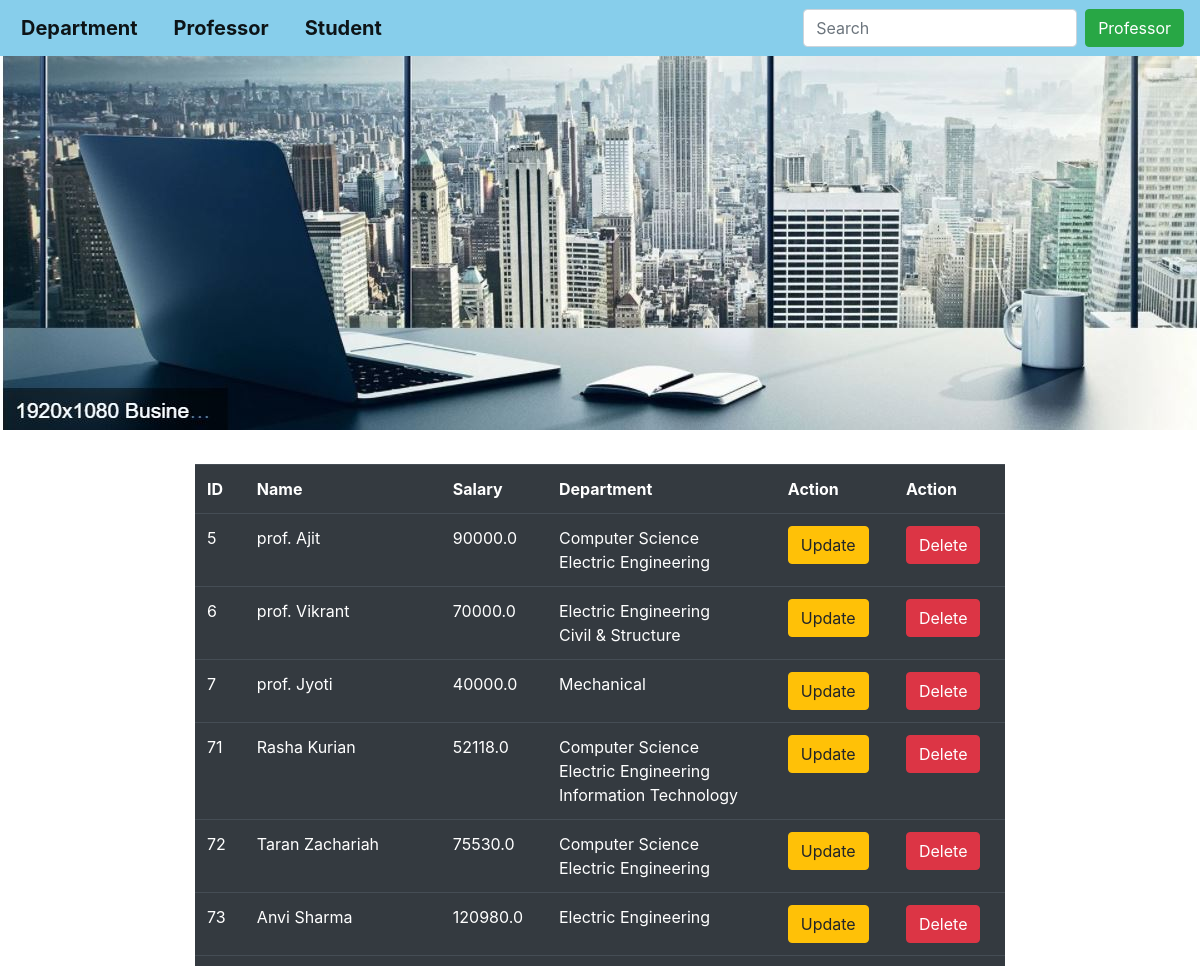
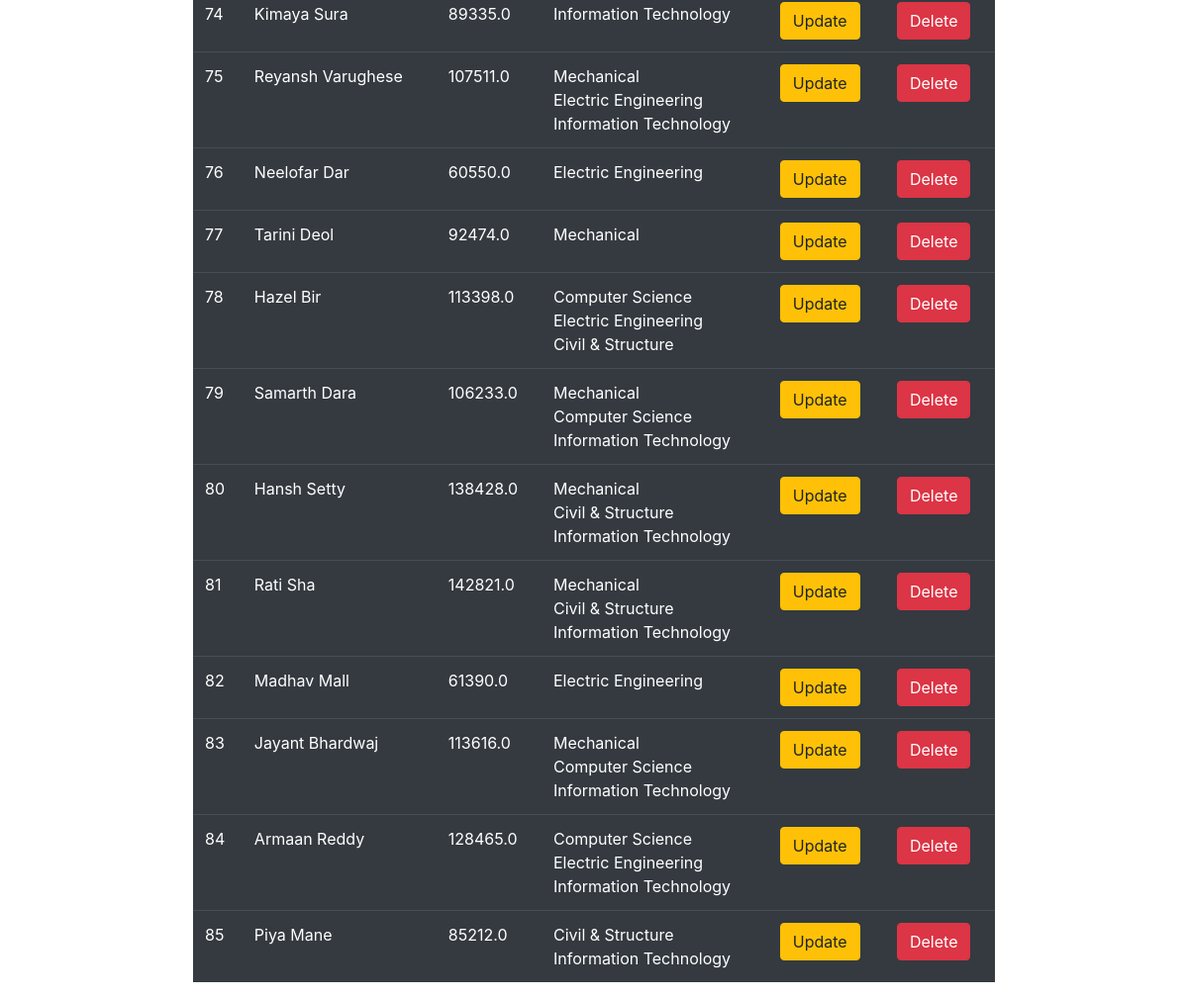
The app's page /fa/showProf/ with its own data (2 pictures, top to bottom).
### FirstApp/models.py (models this page shows, shortened)
class Professor(models.Model):
    department = models.ManyToManyField(Department,related_name='department_prof')
    prof_name = models.CharField(max_length=50)
    sal = models.FloatField()

class Department(models.Model):
    dept_Name = models.CharField(max_length=40,unique=True)
    intake = models.IntegerField()

### FirstApp/views.py (the view)
# urls.py: path('showProf/',views.ShowProfView,name='Show-Prof'),
def ShowProfView(request):
    prof_object = Professor.objects.all()
    if request.method == 'POST':
        prof_object = Professor.objects.filter(prof_name__icontains=request.POST['searchdata'])
    template_name = 'FirstApp/showProf.html'
    context = {'prof_object': prof_object}
    return render(request, template_name, context)

### templates/FirstApp/showProf.html (shortened to what this page needs)
{% extends 'layout.html' %}
{% block search %}
    <ul class="navbar-nav ml-auto ">
        <form method="post" class="form-inline mr-auto">
            <input class="form-control mr-sm-2" type="search" name="searchdata" placeholder="Search" aria-label="Search">
            <button class="btn btn-success " type="submit">Professor</button>
        </form>
    </ul>
{% endblock %}
{% block content %}
<div class="container" style="width:70%">
  <table class="table table-dark" >
    <tr>
      <th>ID</th>
      <th>Name</th>
      <th>Salary</th>
      <th>Department</th>
      <th>Action</th>
      <th>Action</th>
    </tr>
    {% for prof in prof_object %}
      <tr>
        <td>{{prof.id}}</td>
        <td>{{prof.prof_name}}</td>
        <td>{{prof.sal}}</td>
        <td>
          {% for dept in prof.department.all %}
            {{dept.dept_Name}}
            <br>
          {% endfor %}
        </td>
        <td><a href="{% url 'update_prof' prof.id %}"><button class="btn btn-warning">Update</button></a></td>
        <td><a href="{% url 'Delete_prof' prof.id %}"><button class="btn btn-danger">Delete</button></a></td>
      </tr>
    {% endfor %}
  </table>
</div>
{% endblock %}

### templates/layout.html (shortened to what this page needs)
<!DOCTYPE html>
{% load static %}
<html lang="en">
<head>
    <link rel="stylesheet" href="https://cdn.jsdelivr.net/npm/bootstrap@4.6.1/dist/css/bootstrap.min.css">
    <link rel="stylesheet" href="{% static 'FirstApp/style.css' %}">
</head>
<body>
<div >
    <nav class="navbar navbar-expand-lg navbar-light " style="font-size:20px;font-weight:bold;background-color:skyblue;color:red">
      <div class="collapse navbar-collapse" id="navbarNav">
        <ul class="navbar-nav me-auto mb-2 mb-lg-0 ">
            <li class="nav-item dropdown">
                <a class="navbar-brand" href="#" id="navbarDropdown" role="button" data-toggle="dropdown" aria-expanded="false">
                  Department
                </a>
            </li>
            <li class="nav-item dropdown">
                <a class="navbar-brand" href="#" id="navbarDropdown1" role="button" data-toggle="dropdown" aria-expanded="false">
                  Professor
                </a>
            </li>
            <li class="nav-item dropdown">
                <a class="navbar-brand" href="#" id="navbarDropdown2" role="button" data-toggle="dropdown" aria-expanded="false">
                  Student
                </a>
            </li>
          </ul>
          {% block search %}
          {% endblock %}
      </div>
    </nav>
    <br><br><br><br><br><br><br><br><br><br><br><br><br><br><br><br><br>
    {% block content %}{% endblock %}
</div>
</body>
</html>

### static/FirstApp/style.css (style rules this page uses)
li { float : left; }
li a { padding:15px 15px 15px 5px; color : black; display : block; }
body { background-image: url("Capture_1.JPG"); background-repeat: no-repeat; }

### records on screen
Professor: id "5", prof_name "prof. Ajit", sal "90000.0"
Department: dept_Name "Computer Science"
Department: dept_Name "Electric Engineering"
Professor: id "6", prof_name "prof. Vikrant", sal "70000.0"
Department: dept_Name "Civil & Structure"
Professor: id "7", prof_name "prof. Jyoti", sal "40000.0"
Department: dept_Name "Mechanical"
Professor: id "71", prof_name "Rasha Kurian", sal "52118.0"
Department: dept_Name "Information Technology"
Professor: id "72", prof_name "Taran Zachariah", sal "75530.0"
Professor: id "73", prof_name "Anvi Sharma", sal "120980.0"
Professor: id "74", prof_name "Kimaya Sura", sal "89335.0"
Professor: id "75", prof_name "Reyansh Varughese", sal "107511.0"
Professor: id "76", prof_name "Neelofar Dar", sal "60550.0"
Professor: id "77", prof_name "Tarini Deol", sal "92474.0"
Professor: id "78", prof_name "Hazel Bir", sal "113398.0"
Professor: id "79", prof_name "Samarth Dara", sal "106233.0"
Professor: id "80", prof_name "Hansh Setty", sal "138428.0"
Professor: id "81", prof_name "Rati Sha", sal "142821.0"
Professor: id "82", prof_name "Madhav Mall", sal "61390.0"
Professor: id "83", prof_name "Jayant Bhardwaj", sal "113616.0"
Professor: id "84", prof_name "Armaan Reddy", sal "128465.0"
Professor: id "85", prof_name "Piya Mane", sal "85212.0"
